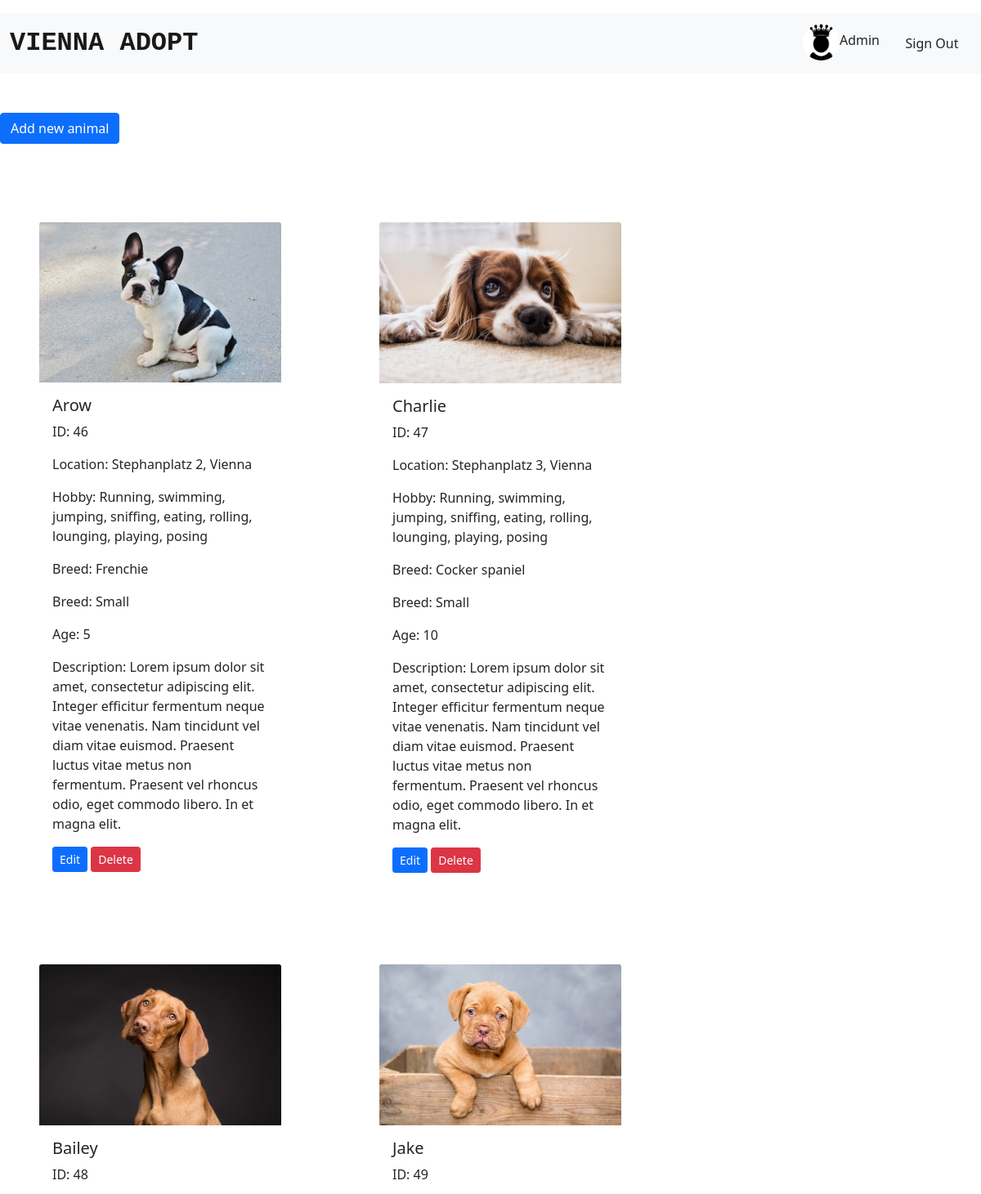
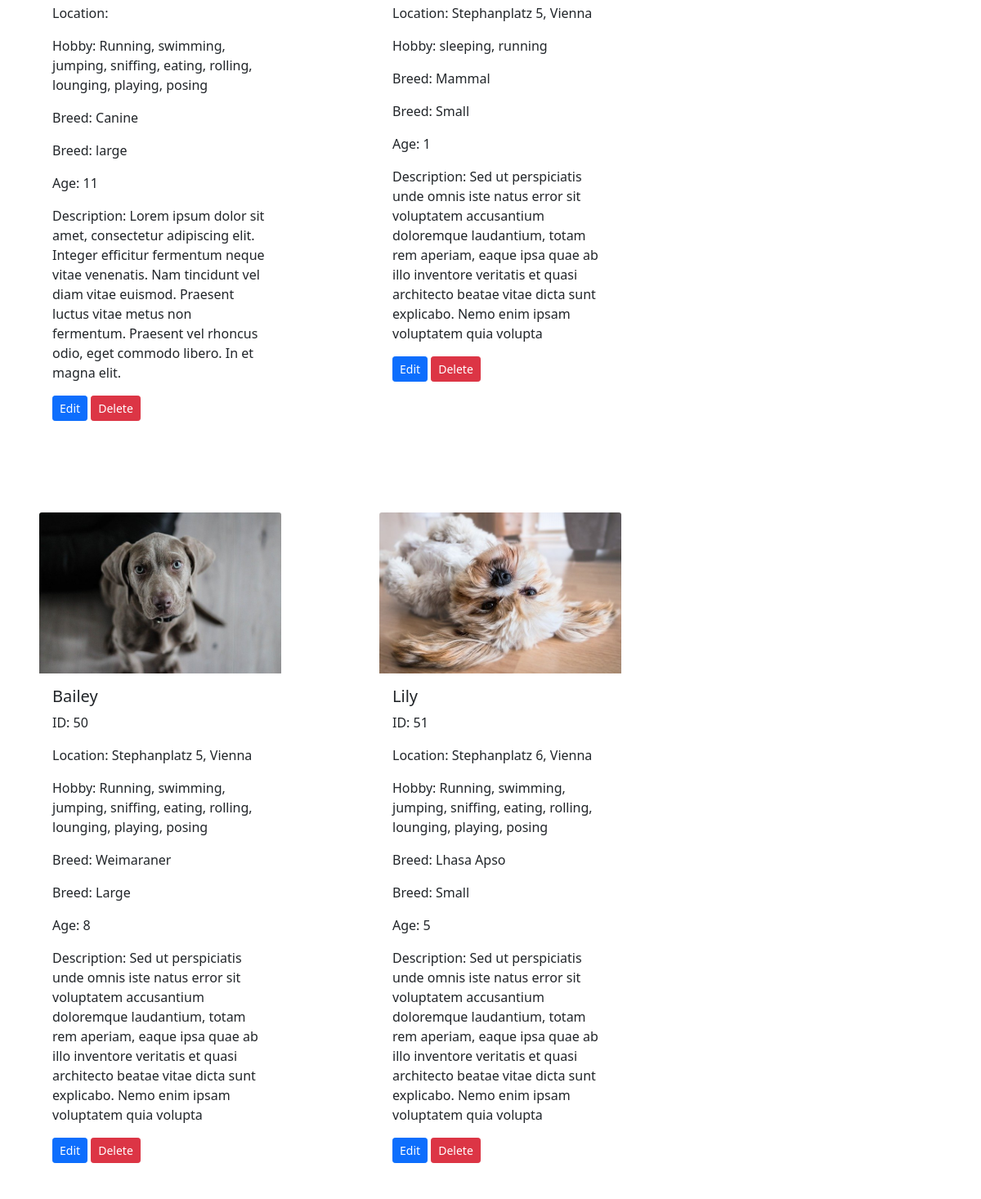
The app's page /dashboard.php (signed in) with its own data (2 pictures, top to bottom).
### tables this page shows
CREATE TABLE `animals` (
  `id` int(11) NOT NULL,
  `name` varchar(255) NOT NULL,
  `picture` varchar(255) NOT NULL,
  `location` varchar(255) NOT NULL,
  `description` varchar(255) NOT NULL,
  `size` varchar(10) NOT NULL,
  `hobby` varchar(255) NOT NULL,
  `breed` varchar(255) NOT NULL,
  `age` varchar(10) NOT NULL
);

### dashboard.php (the view, shortened to what this page needs)
<?php
require_once 'components/db_connect.php';
$sql = "SELECT * FROM animals";
$result = mysqli_query($connect, $sql);
$displayPets = '';
if (mysqli_num_rows($result)  > 0) {
   while ($row = mysqli_fetch_array($result, MYSQLI_ASSOC)) {
      $displayPets .= "
      <div class='card m-5 border-0' style='max-width: 20rem;'>
  <img src='../pictures/" . $row['picture'] . "' class='card-img-top' alt='...'>
  <div class='card-body'>
        <h5 class='card-title'>" . $row['name'] . " </h5>
    <p class='card-text'>ID: " . $row['id'] . "</p>
    <p class='card-text'>Location: " . $row['location'] . "</p>
    <p class='card-text'>Hobby: " . $row['hobby'] . "</p>
    <p class='card-text'>Breed: " . $row['breed'] . "</p>
    <p class='card-text'>Breed: " . $row['size'] . "</p>
    <p class='card-text'>Age: " . $row['age'] . "</p>
    <p class='card-text'>Description: " . $row['description'] . "</p>
    <a href='animals/update.php?id=" . $row['id'] . "'><button class='btn btn-primary btn-sm' type='button'>Edit</button></a>
    <a href='animals/delete.php?id=" . $row['id'] . "'><button class='btn btn-danger btn-sm' type='button'>Delete</button></a>
  </div>
</div>
     ";
   };
} else {
   $displayPets =  "<div class='m-5'><center>No Data Available </div>";
}
?>
<!DOCTYPE html>
<html lang="en">
<head>
   <link rel="stylesheet" href="../components/style.css">
   <?php require_once 'components/bootcss.php' ?>
   </head>
<body>
        <nav class="navbar navbar-expand-lg navbar-light bg-light mb-5 mt-3">
    <div class="container-fluid ">
    <a class="navbar-brand me-5 fs-2 fw-bold font-monospace" href="#">VIENNA ADOPT</a>
    <div class=" navbar-collapse d-flex justify-content-end" id="navbarSupportedContent">
        <li class="d-flex nav-item  me-3">
        <img class="userImage  rounded-circle" style="width: 45px; height: 45px;"; src="../pictures\admavatar.png" alt="Adm avatar">
        <p class="text-dark pt-2">Admin</p>
        </li>
        <li class="d-flex nav-item ">
           <a href="logout.php?logout"><button style="width: 6rem; height: 2.3rem;" class="btn btn  border-0"> Sign Out</button></a>
        </li>
        </div>
      </nav>
   <a href= "animals/create.php" ><button class='btn btn-primary mb-5'type= "button" >Add new animal</button></a>
<div class="row">
        <?= $displayPets; ?>
        </div>
</body>
</html>

### records on screen
animals: picture (picture), name "Arow", id "46", location "Stephanplatz 2, Vienna", hobby "Running, swimming, jumping, sniffing, eating, rolling, lounging, playing, posing", breed "Frenchie", size "Small", age "5", description "Lorem ipsum dolor sit amet, consectetur adipiscing elit. Integer efficitur fermentum neque vitae venenatis. Nam tincidunt vel diam vitae euismod. Praesent luctus vitae metus non fermentum. Praesent vel rhoncus odio, eget commodo libero. In et magna elit."
animals: picture (picture), name "Charlie", id "47", location "Stephanplatz 3, Vienna", hobby "Running, swimming, jumping, sniffing, eating, rolling, lounging, playing, posing", breed "Cocker spaniel", size "Small", age "10", description "Lorem ipsum dolor sit amet, consectetur adipiscing elit. Integer efficitur fermentum neque vitae venenatis. Nam tincidunt vel diam vitae euismod. Praesent luctus vitae metus non fermentum. Praesent vel rhoncus odio, eget commodo libero. In et magna elit."
animals: picture (picture), name "Bailey", id "48", hobby "Running, swimming, jumping, sniffing, eating, rolling, lounging, playing, posing", breed "Canine", size "large", age "11", description "Lorem ipsum dolor sit amet, consectetur adipiscing elit. Integer efficitur fermentum neque vitae venenatis. Nam tincidunt vel diam vitae euismod. Praesent luctus vitae metus non fermentum. Praesent vel rhoncus odio, eget commodo libero. In et magna elit."
animals: picture (picture), name "Jake", id "49", location "Stephanplatz 5, Vienna", hobby "sleeping, running", breed "Mammal", size "Small", age "1", description "Sed ut perspiciatis unde omnis iste natus error sit voluptatem accusantium doloremque laudantium, totam rem aperiam, eaque ipsa quae ab illo inventore veritatis et quasi architecto beatae vitae dicta sunt explicabo. Nemo enim ipsam voluptatem quia volupta"
animals: picture (picture), name "Bailey", id "50", location "Stephanplatz 5, Vienna", hobby "Running, swimming, jumping, sniffing, eating, rolling, lounging, playing, posing", breed "Weimaraner", size "Large", age "8", description "Sed ut perspiciatis unde omnis iste natus error sit voluptatem accusantium doloremque laudantium, totam rem aperiam, eaque ipsa quae ab illo inventore veritatis et quasi architecto beatae vitae dicta sunt explicabo. Nemo enim ipsam voluptatem quia volupta"
animals: picture (picture), name "Lily", id "51", location "Stephanplatz 6, Vienna", hobby "Running, swimming, jumping, sniffing, eating, rolling, lounging, playing, posing", breed "Lhasa Apso", size "Small", age "5", description "Sed ut perspiciatis unde omnis iste natus error sit voluptatem accusantium doloremque laudantium, totam rem aperiam, eaque ipsa quae ab illo inventore veritatis et quasi architecto beatae vitae dicta sunt explicabo. Nemo enim ipsam voluptatem quia volupta"
